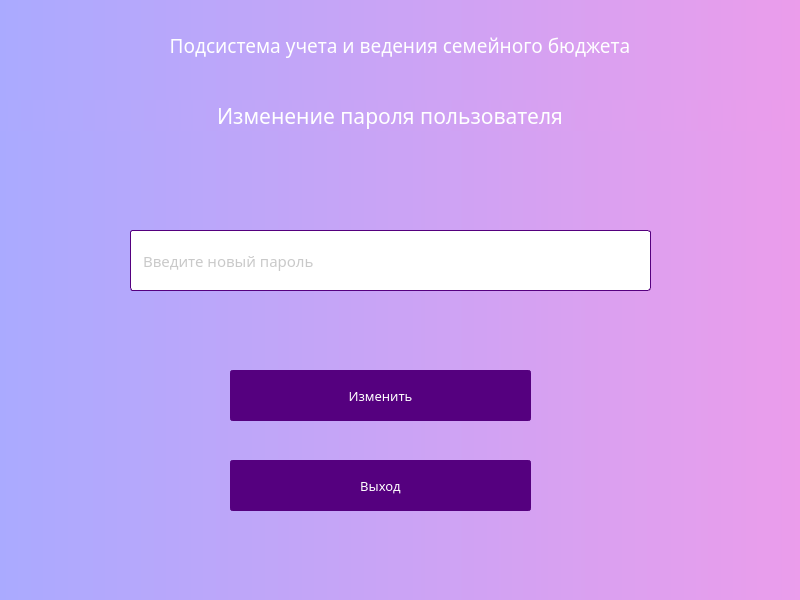
<?xml version="1.0" encoding="UTF-8"?>
<ui version="4.0">
 <class>changeLogin</class>
 <widget class="QDialog" name="changeLogin">
  <property name="geometry">
   <rect>
    <x>0</x>
    <y>0</y>
    <width>800</width>
    <height>600</height>
   </rect>
  </property>
  <property name="minimumSize">
   <size>
    <width>800</width>
    <height>600</height>
   </size>
  </property>
  <property name="maximumSize">
   <size>
    <width>800</width>
    <height>600</height>
   </size>
  </property>
  <property name="font">
   <font>
    <family>Century Gothic</family>
   </font>
  </property>
  <property name="windowTitle">
   <string>Dialog</string>
  </property>
  <property name="styleSheet">
   <string notr="true">background-color: qlineargradient(spread:pad, x1:0, y1:0, x2:1, y2:0, stop:0 rgb(170, 170, 255), stop:1 rgb(235, 157, 235));</string>
  </property>
  <widget class="QLineEdit" name="inputNewPassword">
   <property name="geometry">
    <rect>
     <x>130</x>
     <y>230</y>
     <width>521</width>
     <height>61</height>
    </rect>
   </property>
   <property name="font">
    <font>
     <family>Century Gothic</family>
     <pointsize>11</pointsize>
     <italic>false</italic>
     <underline>false</underline>
     <kerning>true</kerning>
    </font>
   </property>
   <property name="toolTip">
    <string>&lt;html&gt;&lt;head/&gt;&lt;body&gt;&lt;p&gt;&lt;br/&gt;&lt;/p&gt;&lt;/body&gt;&lt;/html&gt;</string>
   </property>
   <property name="styleSheet">
    <string notr="true">QLineEdit{
	border-radius: 3px;
	background-color:rgb(255, 255, 255);
	border:  1px solid rgb(85, 0, 127);
	color:rgb(148, 148, 148);
	padding-left: 10px;
}

QLineEdit::hover{
	border:  1px solid rgb(147, 0, 221);
}</string>
   </property>
   <property name="inputMask">
    <string/>
   </property>
   <property name="frame">
    <bool>true</bool>
   </property>
   <property name="alignment">
    <set>Qt::AlignLeading|Qt::AlignLeft|Qt::AlignVCenter</set>
   </property>
   <property name="placeholderText">
    <string>Введите новый пароль</string>
   </property>
  </widget>
  <widget class="QPushButton" name="quitBtn">
   <property name="geometry">
    <rect>
     <x>230</x>
     <y>460</y>
     <width>301</width>
     <height>51</height>
    </rect>
   </property>
   <property name="font">
    <font>
     <family>Century Gothic</family>
     <pointsize>10</pointsize>
    </font>
   </property>
   <property name="styleSheet">
    <string notr="true">QPushButton{
	background-color:rgb(85, 0, 127);
border-radius: 3px;
border: 2px solid rgb(85, 0, 127);
color:rgb(255, 255, 255);
}

QPushButton::hover{
	background-color: rgb(108, 0, 162);
	border: 2px solid rgb(108, 0, 162);
}

QPushButton::pressed{
	background-color:rgb(129, 0, 193);
	border-bottom: 2px solid rgb(129, 0, 193);
	border-leftt:  2px solid rgb(129, 0, 193);
	border-right:  2px solid rgb(129, 0, 193);
}


</string>
   </property>
   <property name="text">
    <string>Выход</string>
   </property>
  </widget>
  <widget class="QPushButton" name="changeBtn">
   <property name="geometry">
    <rect>
     <x>230</x>
     <y>370</y>
     <width>301</width>
     <height>51</height>
    </rect>
   </property>
   <property name="font">
    <font>
     <family>Century Gothic</family>
     <pointsize>10</pointsize>
    </font>
   </property>
   <property name="styleSheet">
    <string notr="true">QPushButton{
	background-color:rgb(85, 0, 127);
border-radius: 3px;
border: 2px solid rgb(85, 0, 127);
color:rgb(255, 255, 255);
}

QPushButton::hover{
	background-color: rgb(108, 0, 162);
	border: 2px solid rgb(108, 0, 162);
}

QPushButton::pressed{
	background-color:rgb(129, 0, 193);
	border-bottom: 2px solid rgb(129, 0, 193);
	border-leftt:  2px solid rgb(129, 0, 193);
	border-right:  2px solid rgb(129, 0, 193);
}


</string>
   </property>
   <property name="text">
    <string>Изменить</string>
   </property>
  </widget>
  <widget class="QLabel" name="label_2">
   <property name="geometry">
    <rect>
     <x>-10</x>
     <y>100</y>
     <width>800</width>
     <height>31</height>
    </rect>
   </property>
   <property name="minimumSize">
    <size>
     <width>800</width>
     <height>0</height>
    </size>
   </property>
   <property name="maximumSize">
    <size>
     <width>800</width>
     <height>16777215</height>
    </size>
   </property>
   <property name="font">
    <font>
     <family>Century Gothic</family>
     <pointsize>16</pointsize>
    </font>
   </property>
   <property name="styleSheet">
    <string notr="true">color: rgb(255, 255, 255);</string>
   </property>
   <property name="frameShadow">
    <enum>QFrame::Plain</enum>
   </property>
   <property name="text">
    <string>Изменение пароля пользователя</string>
   </property>
   <property name="alignment">
    <set>Qt::AlignCenter</set>
   </property>
  </widget>
  <widget class="QLabel" name="label">
   <property name="geometry">
    <rect>
     <x>0</x>
     <y>30</y>
     <width>800</width>
     <height>31</height>
    </rect>
   </property>
   <property name="minimumSize">
    <size>
     <width>800</width>
     <height>0</height>
    </size>
   </property>
   <property name="maximumSize">
    <size>
     <width>800</width>
     <height>16777215</height>
    </size>
   </property>
   <property name="font">
    <font>
     <family>Century Gothic</family>
     <pointsize>14</pointsize>
    </font>
   </property>
   <property name="styleSheet">
    <string notr="true">color: rgb(255, 255, 255);</string>
   </property>
   <property name="frameShadow">
    <enum>QFrame::Plain</enum>
   </property>
   <property name="text">
    <string>Подсистема учета и ведения семейного бюджета</string>
   </property>
   <property name="alignment">
    <set>Qt::AlignCenter</set>
   </property>
  </widget>
 </widget>
 <resources/>
 <connections/>
</ui>
